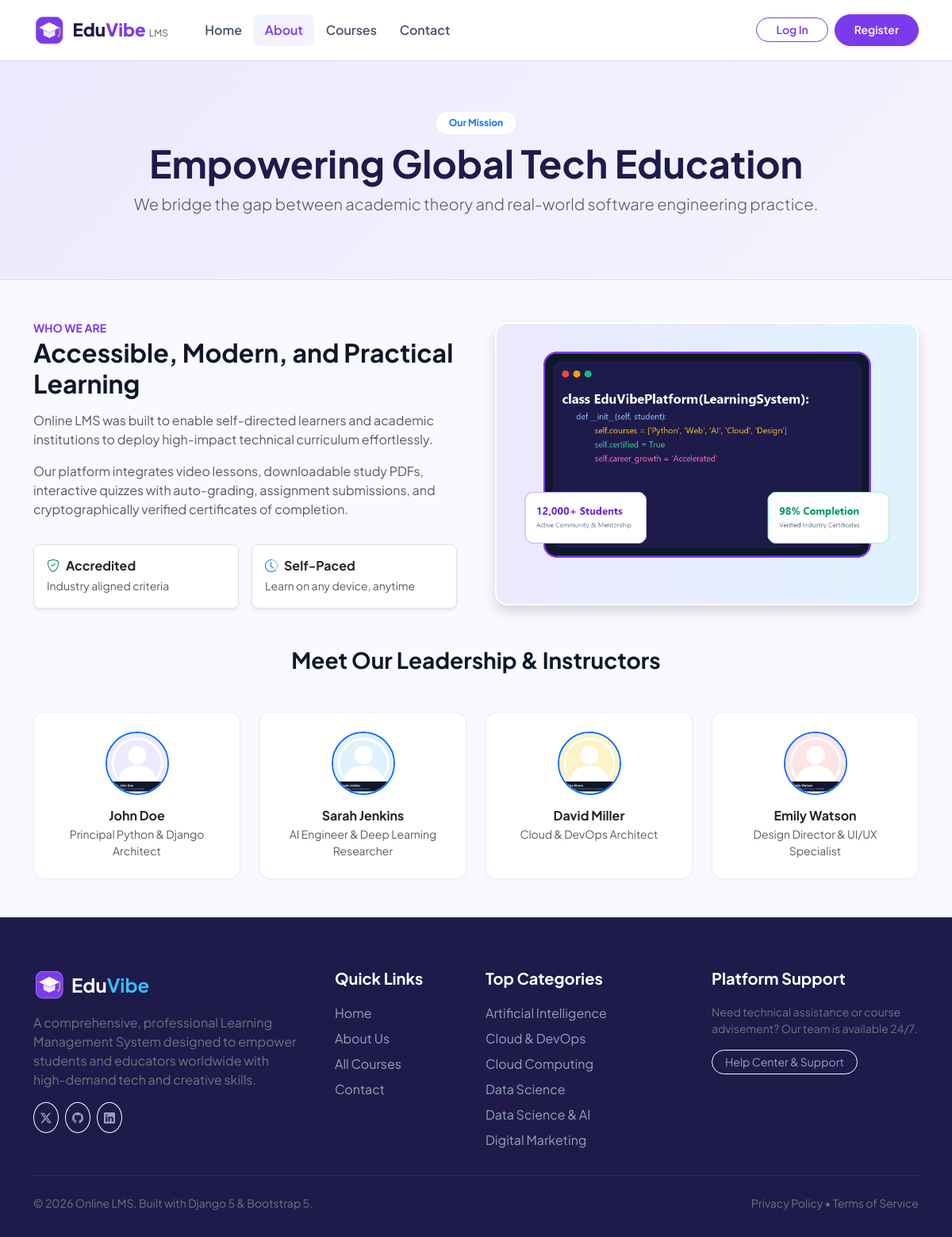
The page /about/ on the database its author committed.
### online_app/models.py (models this page shows, shortened)
class UserProfile(models.Model):
    ROLE_CHOICES = [
        ('student', 'Student'),
        ('instructor', 'Instructor'),
        ('admin', 'Admin'),
    ]
    user = models.OneToOneField(User, on_delete=models.CASCADE, related_name='profile')
    role = models.CharField(max_length=20, choices=ROLE_CHOICES, default='student')
    phone = models.CharField(max_length=25, blank=True)
    headline = models.CharField(max_length=150, blank=True, help_text="e.g. Senior Software Engineer | Student")
    bio = models.TextField(blank=True)
    avatar = models.ImageField(upload_to='avatars/', blank=True, null=True)
    avatar_static = models.CharField(max_length=255, blank=True, default='online_app/images/instructors/instructor1.jpg')
    created_at = models.DateTimeField(auto_now_add=True)
    def get_avatar_url(self):
        if self.avatar:
            return self.avatar.url
        if self.avatar_static:
            return static(self.avatar_static)
        return static('online_app/images/instructors/instructor1.jpg')

class Category(models.Model):
    name = models.CharField(max_length=100)
    slug = models.SlugField(unique=True, blank=True)
    icon = models.CharField(max_length=60, default='bi-code-slash', help_text="Bootstrap icon class name")
    description = models.TextField(blank=True)
    image = models.ImageField(upload_to='categories/', blank=True, null=True)
    image_static = models.CharField(max_length=255, blank=True, default='')
    class Meta:
        verbose_name_plural = 'Categories'
        ordering = ['name']

### online_app/views.py (the view)
# urls.py: path('about/', views.about, name='about'),
def about(request):
    instructors = User.objects.filter(profile__role='instructor').select_related('profile')[:4]
    return render(request, 'online_app/about.html', {'instructors': instructors})

### online_app/views.py (called while the page is built)
def global_categories_processor(request):
    return {
        'nav_categories': Category.objects.all()[:6]
    }

### online_app/templates/online_app/about.html (shortened to what this page needs)
{% extends 'online_app/base.html' %}
{% load static %}
{% block content %}
<div class="py-5" style="background: linear-gradient(135deg, var(--lavender) 0%, var(--lavender-light) 100%); border-bottom: 1px solid var(--lavender-dark);">
  <div class="container text-center py-3">
    <span class="badge bg-white text-primary px-3 py-2 rounded-pill fw-bold mb-2">Our Mission</span>
    <h1 class="fw-bold display-5" style="color: var(--navy-dark);">Empowering Global Tech Education</h1>
    <p class="text-muted lead max-w-700 mx-auto">We bridge the gap between academic theory and real-world software engineering practice.</p>
  </div>
</div>
<div class="container py-5">
  <div class="row align-items-center g-5 mb-5">
    <div class="col-lg-6">
      <span class="text-uppercase fw-bold small" style="color: var(--purple-primary);">Who We Are</span>
      <h2 class="fw-bold mb-3">Accessible, Modern, and Practical Learning</h2>
      <p class="text-muted leading-relaxed">
        Online LMS was built to enable self-directed learners and academic institutions to deploy high-impact technical curriculum effortlessly.
      </p>
      <p class="text-muted leading-relaxed">
        Our platform integrates video lessons, downloadable study PDFs, interactive quizzes with auto-grading, assignment submissions, and cryptographically verified certificates of completion.
      </p>
      <div class="row g-3 mt-2">
        <div class="col-sm-6">
          <div class="p-3 bg-white border rounded-3 shadow-sm">
            <h6 class="fw-bold text-dark mb-1"><i class="bi bi-shield-check text-success me-2"></i>Accredited</h6>
            <small class="text-muted">Industry aligned criteria</small>
          </div>
        </div>
        <div class="col-sm-6">
          <div class="p-3 bg-white border rounded-3 shadow-sm">
            <h6 class="fw-bold text-dark mb-1"><i class="bi bi-clock-history text-primary me-2"></i>Self-Paced</h6>
            <small class="text-muted">Learn on any device, anytime</small>
          </div>
        </div>
      </div>
    </div>
    <div class="col-lg-6 text-center">
      <img src="{% static 'online_app/images/hero.png' %}" alt="Classroom" class="img-fluid rounded-4 shadow border border-2 border-white">
    </div>
  </div>
  <div class="text-center mb-5">
    <h3 class="fw-bold">Meet Our Leadership &amp; Instructors</h3>
  </div>
  <div class="row g-4 justify-content-center">
    {% for inst in instructors %}
      <div class="col-6 col-md-3 text-center">
        <div class="card-custom p-4 h-100 bg-white">
          <img src="{{ inst.profile.get_avatar_url }}" alt="{{ inst.username }}" class="rounded-circle mb-3 border border-2 border-primary" width="80" height="80" style="object-fit: cover;">
          <h6 class="fw-bold text-dark mb-1">{{ inst.get_full_name|default:inst.username }}</h6>
          <p class="text-muted small mb-0">{{ inst.profile.headline|default:"Senior Instructor" }}</p>
        </div>
      </div>
    {% endfor %}
  </div>
</div>
{% endblock %}

### online_app/templates/online_app/base.html (shortened to what this page needs)
{% load static %}
<!DOCTYPE html>
<html lang="en">
<head>
  <link href="https://cdn.jsdelivr.net/npm/bootstrap@5.3.3/dist/css/bootstrap.min.css" rel="stylesheet">
  <link rel="stylesheet" href="https://cdn.jsdelivr.net/npm/bootstrap-icons@1.11.3/font/bootstrap-icons.min.css">
  <link rel="stylesheet" href="{% static 'online_app/css/style.css' %}">
</head>
<body>
  <nav class="navbar navbar-expand-lg navbar-lms">
    <div class="container">
      <a class="navbar-brand" href="{% url 'home' %}">
        <img src="{% static 'online_app/images/logo/logo.png' %}" alt="LMS Logo" class="brand-logo-img">
        <span>Edu<span style="color: var(--purple-primary);">Vibe</span> <small class="fw-normal text-muted" style="font-size: 0.75rem;">LMS</small></span>
      </a>
      <div class="collapse navbar-collapse" id="navbarLmsNav">
        <ul class="navbar-nav me-auto mb-2 mb-lg-0 ms-lg-3">
          <li class="nav-item">
            <a class="nav-link {% if request.resolver_match.url_name == 'home' %}active{% endif %}" href="{% url 'home' %}">Home</a>
          </li>
          <li class="nav-item">
            <a class="nav-link {% if request.resolver_match.url_name == 'about' %}active{% endif %}" href="{% url 'about' %}">About</a>
          </li>
          <li class="nav-item">
            <a class="nav-link {% if request.resolver_match.url_name == 'courses' or request.resolver_match.url_name == 'course_detail' %}active{% endif %}" href="{% url 'courses' %}">Courses</a>
          </li>
          <li class="nav-item">
            <a class="nav-link {% if request.resolver_match.url_name == 'contact' %}active{% endif %}" href="{% url 'contact' %}">Contact</a>
          </li>
        </ul>
        <ul class="navbar-nav ms-auto align-items-lg-center gap-2">
          {% if user.is_authenticated %}
            {% if user.profile.is_instructor %}
              <li class="nav-item">
                <a class="btn btn-lavender btn-sm rounded-pill px-3" href="{% url 'instructor_dashboard' %}">
                  <i class="bi bi-person-video3 me-1"></i> Instructor Portal
                </a>
              </li>
            {% endif %}
            <li class="nav-item">
              <a class="nav-link" href="{% url 'student_dashboard' %}">
                <i class="bi bi-speedometer2 me-1"></i> Dashboard
              </a>
            </li>
            <li class="nav-item">
              <a class="nav-link" href="{% url 'my_courses' %}">
                <i class="bi bi-journal-check me-1"></i> My Courses
              </a>
            </li>
            <li class="nav-item dropdown">
              <a class="nav-link dropdown-toggle d-flex align-items-center gap-2" href="#" id="userMenuDropdown" role="button" data-bs-toggle="dropdown" aria-expanded="false">
                <img src="{{ user.profile.get_avatar_url }}" alt="{{ user.username }}" class="rounded-circle border" width="34" height="34" style="object-fit: cover;">
                <span class="d-none d-lg-inline fw-semibold text-dark">{{ user.first_name|default:user.username }}</span>
              </a>
              <ul class="dropdown-menu dropdown-menu-end shadow border-0 rounded-3 mt-2" aria-labelledby="userMenuDropdown">
                <li class="px-3 py-2 border-bottom">
                  <p class="mb-0 fw-bold">{{ user.get_full_name|default:user.username }}</p>
                  <small class="text-muted">{{ user.email|default:user.profile.get_role_display }}</small>
                </li>
                <li><a class="dropdown-item py-2" href="{% url 'profile' %}"><i class="bi bi-person-gear me-2 text-primary"></i>Profile Settings</a></li>
                <li><a class="dropdown-item py-2" href="{% url 'certificates' %}"><i class="bi bi-award me-2 text-warning"></i>My Certificates</a></li>
                {% if user.is_staff %}
                  <li><a class="dropdown-item py-2" href="/admin/" target="_blank"><i class="bi bi-shield-lock me-2 text-info"></i>Admin Panel</a></li>
                {% endif %}
                <li><hr class="dropdown-divider"></li>
                <li><a class="dropdown-item py-2 text-danger" href="{% url 'logout' %}"><i class="bi bi-box-arrow-right me-2"></i>Sign Out</a></li>
              </ul>
            </li>
          {% else %}
            <li class="nav-item">
              <a class="btn btn-outline-primary rounded-pill px-4 btn-sm" href="{% url 'login' %}">Log In</a>
            </li>
            <li class="nav-item">
              <a class="btn btn-primary rounded-pill px-4 btn-sm shadow-sm" href="{% url 'register' %}">Register</a>
            </li>
          {% endif %}
        </ul>
      </div>
    </div>
  </nav>
  <main>
    {% block content %}{% endblock %}
  </main>
  <footer class="footer-lms">
    <div class="container">
      <div class="row g-4">
        <div class="col-lg-4 col-md-6">
          <div class="d-flex align-items-center gap-2 mb-3">
            <img src="{% static 'online_app/images/logo/logo.png' %}" alt="Logo" class="brand-logo-img">
            <span class="h4 text-white fw-bold mb-0">Edu<span style="color: var(--blue-primary);">Vibe</span></span>
          </div>
          <p class="text-secondary pe-lg-4">
            A comprehensive, professional Learning Management System designed to empower students and educators worldwide with high-demand tech and creative skills.
          </p>
          <div class="d-flex gap-2 mt-3">
            <a href="#" class="btn btn-outline-light btn-sm rounded-circle p-2"><i class="bi bi-twitter-x"></i></a>
            <a href="#" class="btn btn-outline-light btn-sm rounded-circle p-2"><i class="bi bi-github"></i></a>
            <a href="#" class="btn btn-outline-light btn-sm rounded-circle p-2"><i class="bi bi-linkedin"></i></a>
          </div>
        </div>
        <div class="col-lg-2 col-md-6 col-6">
          <h5>Quick Links</h5>
          <ul class="list-unstyled mb-0">
            <li class="mb-2"><a href="{% url 'home' %}">Home</a></li>
            <li class="mb-2"><a href="{% url 'about' %}">About Us</a></li>
            <li class="mb-2"><a href="{% url 'courses' %}">All Courses</a></li>
            <li class="mb-2"><a href="{% url 'contact' %}">Contact</a></li>
          </ul>
        </div>
        <div class="col-lg-3 col-md-6 col-6">
          <h5>Top Categories</h5>
          <ul class="list-unstyled mb-0">
            {% for cat in nav_categories %}
              <li class="mb-2"><a href="{% url 'courses' %}?category={{ cat.slug }}">{{ cat.name }}</a></li>
            {% empty %}
              <li class="mb-2"><a href="{% url 'courses' %}">Web Development</a></li>
              <li class="mb-2"><a href="{% url 'courses' %}">Data Science & AI</a></li>
            {% endfor %}
          </ul>
        </div>
        <div class="col-lg-3 col-md-6">
          <h5>Platform Support</h5>
          <p class="text-secondary small">Need technical assistance or course advisement? Our team is available 24/7.</p>
          <a href="{% url 'contact' %}" class="btn btn-outline-light btn-sm rounded-pill px-3">Help Center &amp; Support</a>
        </div>
      </div>
      <div class="pt-4 mt-4 border-top border-secondary border-opacity-25 d-flex flex-column flex-md-row justify-content-between align-items-center gap-2 text-secondary small">
        <p class="mb-0">&copy; 2026 Online LMS. Built with Django 5 &amp; Bootstrap 5.</p>
        <div>
          <span>Privacy Policy</span> • <span>Terms of Service</span>
        </div>
      </div>
    </div>
  </footer>
</body>
</html>

### online_app/static/online_app/css/style.css (style rules this page uses)
:root { --lavender-light: #F5F3FF; --lavender: #EDE9FE; --lavender-dark: #DDD6FE; --purple-soft: #8B5CF6; --purple-primary: #7C3AED; --purple-dark: #6D28D9; --blue-light: #E0F2FE; --blue-primary: #38BDF8; --blue-dark: #0284C7; --navy-text: #0F172A; --navy-dark: #1E1B4B; --text-muted: #64748B; --light-bg: #FAF9FF; --white: #FFFFFF; --light-grey: #F1F5F9; --border-color: #E2E8F0; --radius-sm: 8px; --radius-md: 14px; --radius-lg: 20px; --shadow-sm: 0 2px 4px rgba(124, 58, 237, 0.04); --shadow-md: 0 4px 12px rgba(124, 58, 237, 0.08); --shadow-lg: 0 10px 25px rgba(124, 58, 237, 0.12); }
body { font-family: 'Plus Jakarta Sans', -apple-system, BlinkMacSystemFont, 'Segoe UI', Roboto, Helvetica, Arial, sans-serif; color: var(--navy-text); background-color: var(--light-bg); min-height: 100vh; display: flex; flex-direction: column; }
main { flex: 1 0 auto; }
.navbar-lms { background-color: rgba(255, 255, 255, 0.95); backdrop-filter: blur(10px); border-bottom: 1px solid var(--lavender-dark); padding: 0.8rem 0; position: sticky; top: 0; z-index: 1020; }
.navbar-brand { font-weight: 800; font-size: 1.4rem; color: var(--navy-dark); display: flex; align-items: center; gap: 0.6rem; }
.brand-logo-img { width: 40px; height: 40px; border-radius: var(--radius-sm); object-fit: contain; }
.nav-link { font-weight: 600; color: #475569; padding: 0.5rem 0.9rem !important; border-radius: var(--radius-sm); transition: all 0.2s ease; }
.nav-link:hover, .nav-link.active { color: var(--purple-primary) !important; background-color: var(--lavender-light); }
.btn-primary { background-color: var(--purple-primary); border-color: var(--purple-primary); color: #fff; font-weight: 600; border-radius: var(--radius-sm); padding: 0.55rem 1.3rem; transition: all 0.2s ease; }
.btn-outline-primary { color: var(--purple-primary); border-color: var(--purple-primary); font-weight: 600; border-radius: var(--radius-sm); }
.card-custom { background-color: var(--white); border: 1px solid var(--lavender); border-radius: var(--radius-md); box-shadow: var(--shadow-sm); transition: transform 0.2s ease, box-shadow 0.2s ease; }
.footer-lms { background-color: var(--navy-dark); color: #CBD5E1; padding: 4rem 0 2rem; margin-top: auto; border-top: 1px solid rgba(255, 255, 255, 0.1); }
.footer-lms h5 { color: #FFFFFF; font-weight: 700; margin-bottom: 1.25rem; }
.footer-lms a { color: #94A3B8; text-decoration: none; transition: color 0.2s; }

### rows shown on the page
Category: name "Artificial Intelligence"
Category: name "Cloud & DevOps"
Category: name "Cloud Computing"
Category: name "Data Science"
Category: name "Data Science & AI"
Category: name "Digital Marketing"

### other values the page prints
{{ inst.get_full_name|default:inst.username }} "John Doe"
{{ inst.profile.headline|default:"Senior Instructor" }} "Principal Python & Django Architect"
{{ inst.get_full_name|default:inst.username }} "Sarah Jenkins"
{{ inst.profile.headline|default:"Senior Instructor" }} "AI Engineer & Deep Learning Researcher"
{{ inst.get_full_name|default:inst.username }} "David Miller"
{{ inst.profile.headline|default:"Senior Instructor" }} "Cloud & DevOps Architect"
{{ inst.get_full_name|default:inst.username }} "Emily Watson"
{{ inst.profile.headline|default:"Senior Instructor" }} "Design Director & UI/UX Specialist"
